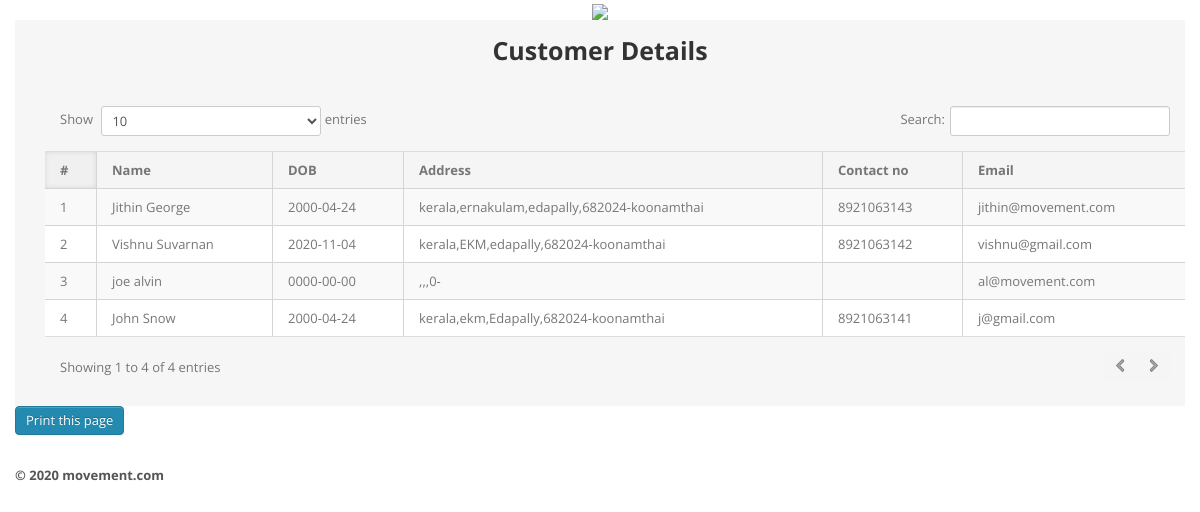
The app's page /admin/user-report.php (signed in) with its own data.
### tables this page shows
CREATE TABLE IF NOT EXISTS `customer` (
  `customerid` int NOT NULL AUTO_INCREMENT,
  `email` varchar(20) NOT NULL,
  `pwd` varchar(16) NOT NULL,
  `fname` text NOT NULL,
  `lname` text NOT NULL,
  `dob` date NOT NULL,
  `phone` varchar(10) NOT NULL,
  `dist` text NOT NULL,
  `state` text NOT NULL,
  `zipcode` int NOT NULL,
  `homeadr` mediumtext NOT NULL,
  `city` text NOT NULL,
  PRIMARY KEY (`customerid`),
  UNIQUE KEY `email` (`email`)
);

### admin/user-report.php (the view, shortened to what this page needs)
<?php
include('include/config.php');
if(strlen($_SESSION['alogin'])==0)
	{
header('location:index.php');
}
else{
?>
<!DOCTYPE html>
<html lang="en">
<head>
	<link type="text/css" href="bootstrap/css/bootstrap.min.css" rel="stylesheet">
	<link type="text/css" href="bootstrap/css/bootstrap-responsive.min.css" rel="stylesheet">
	<link type="text/css" href="css/theme.css" rel="stylesheet">
	<link type="text/css" href="images/icons/css/font-awesome.css" rel="stylesheet">
</head>
<body>
	<center>
	<div class="logo">
		<img class="logo" style="  border: 0x solid #ddd;padding: 1x;width: 275px;" src="assets/moveee.png">
</div>		</center>
		<div class="container">
			<div class="row">
			<div class="span12">
					<div class="content">
				<div class="module-head">
							<div class="module-head">
							<center>	<h3>Customer Details</h3>   </center>
							</div>
							<div class="module-body table">
									<br />
												<table cellpadding="0" cellspacing="0" border="0" class="datatable-1 table table-bordered table-striped	 display table-responsive" >
									<thead>
										<tr>
											<th>#</th>
											<th>Name</th>
											<th>DOB</th>
											<th>Address</th>
											<th>Contact no</th>
											<th>Email</th>
										</tr>
									</thead>
<tbody>
<?php
$query=mysqli_query($con,"select * from customer");
$cnt=1;
while($row=mysqli_fetch_array($query))
{
?>
										<tr>
											<td><?php echo ($cnt);?></td>
											<td><?php echo ($row['fname']." ".$row['lname']);?></td>
											<td><?php echo ($row['dob']);?></td>
											<td><?php echo ($row['state'].",".$row['dist'].",".$row['city'].",".$row['zipcode']."-".$row['homeadr']);?></td>
											<td><?php echo ($row['phone']);?></td>
											<td><?php echo ($row['email']);?></td>
											</tr>
										<?php $cnt=$cnt+1; } ?>
										</tbody>
								</table>
							</div>
							</div>
					</div><button class="btn btn-primary" onclick="window.print()">Print this page</button>
				</div>
			</div>
		</div>
<?php include('include/footer.php');?>
</body>
<?php } ?>

### records on screen
customer: fname "Jithin", lname "George", dob "2000-04-24", state "kerala", dist "ernakulam", city "edapally", zipcode "682024", homeadr "koonamthai", phone "8921063143", email "jithin@movement.com"
customer: fname "Vishnu", lname "Suvarnan", dob "2020-11-04", state "kerala", dist "EKM", city "edapally", zipcode "682024", homeadr "koonamthai", phone "8921063142", email "vishnu@gmail.com"
customer: fname "joe", lname "alvin", dob "0000-00-00", zipcode "0", email "al@movement.com"
customer: fname "John", lname "Snow", dob "2000-04-24", state "kerala", dist "ekm", city "Edapally", zipcode "682024", homeadr "koonamthai", phone "8921063141", email "j@gmail.com"
